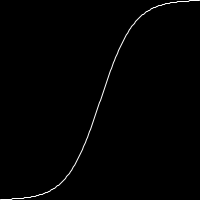
Frame 1 (no input)
Frame 2 (the mouse pressed at the canvas centre, redrawn once): identical to frame 1, image omitted

The Processing sketch that drew this single still picture (run headless with seeded random() and noise(); the mouse was pressed at the canvas centre and the sketch redrawn once):

// Processing sketch: sigmoid
// ── sigmoid.pde
// Daniel Shiffman
// Graphing the Sigmoid Function
// Nov 2006
// http://en.wikipedia.org/wiki/Sigmoid_function

// Sigmoid function
float f(float x) {
  return 1.0 / (1.0 + exp(-x));
}


void setup() {
  size(200,200);
  smooth(); 
}

void draw() {
  background(0);
  float x = -6.0;
  float dx = 12.0 / width;
  stroke(255);
  noFill();
  beginShape();
  for (int i = 0; i < width; i++) {
     float y = f(x);
     vertex(i,height-y*height);
     x+=dx;
  }
  endShape();
  noLoop();
}
